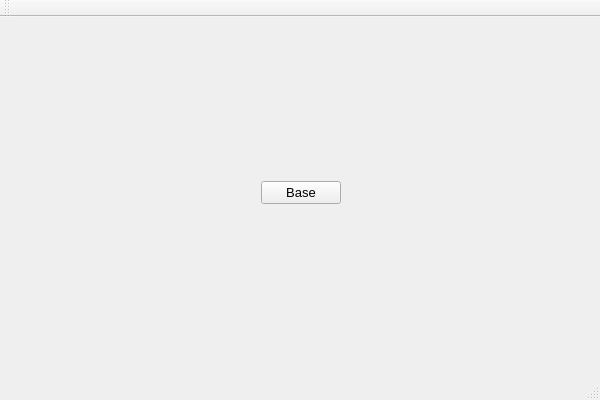
<?xml version="1.0" encoding="UTF-8"?>
<ui version="4.0">
 <class>MainWindow</class>
 <widget class="QMainWindow" name="MainWindow">
  <property name="geometry">
   <rect>
    <x>0</x>
    <y>0</y>
    <width>600</width>
    <height>400</height>
   </rect>
  </property>
  <property name="windowTitle">
   <string>MainWindow</string>
  </property>
  <widget class="QWidget" name="centralWidget">
   <widget class="QWidget" name="gridLayoutWidget">
    <property name="geometry">
     <rect>
      <x>10</x>
      <y>10</y>
      <width>581</width>
      <height>331</height>
     </rect>
    </property>
    <layout class="QGridLayout" name="gridLayout">
     <item row="1" column="1">
      <widget class="QPushButton" name="BaseButton">
       <property name="sizePolicy">
        <sizepolicy hsizetype="Minimum" vsizetype="Minimum">
         <horstretch>0</horstretch>
         <verstretch>0</verstretch>
        </sizepolicy>
       </property>
       <property name="font">
        <font>
         <pointsize>10</pointsize>
        </font>
       </property>
       <property name="text">
        <string>Base</string>
       </property>
      </widget>
     </item>
     <item row="1" column="0">
      <spacer name="horizontalSpacer">
       <property name="orientation">
        <enum>Qt::Horizontal</enum>
       </property>
       <property name="sizeHint" stdset="0">
        <size>
         <width>40</width>
         <height>20</height>
        </size>
       </property>
      </spacer>
     </item>
     <item row="1" column="2">
      <spacer name="horizontalSpacer_2">
       <property name="orientation">
        <enum>Qt::Horizontal</enum>
       </property>
       <property name="sizeHint" stdset="0">
        <size>
         <width>40</width>
         <height>20</height>
        </size>
       </property>
      </spacer>
     </item>
     <item row="2" column="1">
      <spacer name="verticalSpacer">
       <property name="orientation">
        <enum>Qt::Vertical</enum>
       </property>
       <property name="sizeHint" stdset="0">
        <size>
         <width>20</width>
         <height>40</height>
        </size>
       </property>
      </spacer>
     </item>
     <item row="0" column="1">
      <spacer name="verticalSpacer_2">
       <property name="orientation">
        <enum>Qt::Vertical</enum>
       </property>
       <property name="sizeHint" stdset="0">
        <size>
         <width>20</width>
         <height>40</height>
        </size>
       </property>
      </spacer>
     </item>
    </layout>
   </widget>
  </widget>
  <widget class="QMenuBar" name="menuBar">
   <property name="geometry">
    <rect>
     <x>0</x>
     <y>0</y>
     <width>600</width>
     <height>21</height>
    </rect>
   </property>
  </widget>
  <widget class="QToolBar" name="mainToolBar">
   <attribute name="toolBarArea">
    <enum>TopToolBarArea</enum>
   </attribute>
   <attribute name="toolBarBreak">
    <bool>false</bool>
   </attribute>
  </widget>
  <widget class="QStatusBar" name="statusBar"/>
 </widget>
 <layoutdefault spacing="6" margin="11"/>
 <resources/>
 <connections/>
</ui>
